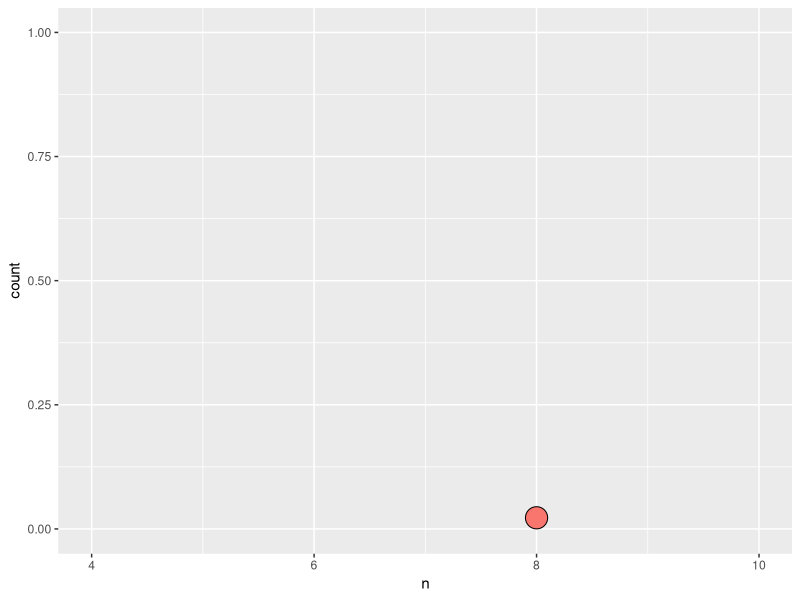

Write the R code that produced this figure.
# modelled after http://www.rossmanchance.com/applets/ChiSqShuffle.html?dolphins=1&count=1

library(ggplot2)
library(dplyr)

dat <- readr::read_tsv("shuffle/data/dolphins.tsv") %>%
  rename(treatment = EV, response = RV)

shuffle_data <- function(x) {
  dat %>%
    mutate(response = sample(response))
}

summarize_results <- function(x) {
  x %>%
    group_by(treatment, response) %>%
    summarize(n = n())
}

# initialize results
results <- data_frame()

# iterate over the rest of this code (doesn't work in for loop?)
new_results <- dat %>%
  shuffle_data() %>%
  summarize_results() %>%
  filter(treatment == "dolphins", response == "improved") %>%
  mutate(current = TRUE)
new_results

results <- results %>%
  mutate(current = FALSE) %>%
  bind_rows(new_results)

results$current[results$n == new_results$n] <- TRUE
results

p <- ggplot(results, aes(x = n, fill = current)) +
  geom_dotplot() +
  xlim(c(4, 10)) +
  theme(legend.position = "none")
p
